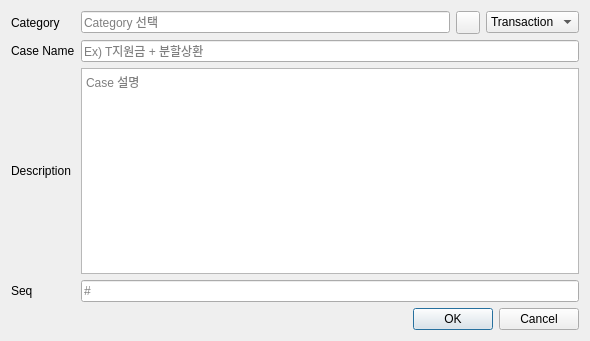
<?xml version="1.0" encoding="UTF-8"?>
<ui version="4.0">
 <class>dialog</class>
 <widget class="QDialog" name="dialog">
  <property name="geometry">
   <rect>
    <x>0</x>
    <y>0</y>
    <width>590</width>
    <height>341</height>
   </rect>
  </property>
  <property name="windowTitle">
   <string>Dialog</string>
  </property>
  <property name="windowIcon">
   <iconset resource="icon/res.qrc">
    <normaloff>:/case/add_case.png</normaloff>:/case/add_case.png</iconset>
  </property>
  <layout class="QGridLayout" name="gridLayout_4">
   <item row="0" column="0">
    <layout class="QGridLayout" name="gridLayout_3">
     <item row="4" column="1">
      <widget class="QLineEdit" name="edt_caseSeq">
       <property name="placeholderText">
        <string>#</string>
       </property>
      </widget>
     </item>
     <item row="0" column="1">
      <layout class="QGridLayout" name="gridLayout_2">
       <item row="0" column="0">
        <layout class="QGridLayout" name="gridLayout">
         <item row="0" column="2">
          <widget class="QComboBox" name="cb_caseType">
           <item>
            <property name="text">
             <string>Transaction</string>
            </property>
            <property name="icon">
             <iconset resource="icon/res.qrc">
              <normaloff>:/case/tr_test.png</normaloff>:/case/tr_test.png</iconset>
            </property>
           </item>
           <item>
            <property name="text">
             <string>UI</string>
            </property>
            <property name="icon">
             <iconset resource="icon/res.qrc">
              <normaloff>:/case/ui_test.png</normaloff>:/case/ui_test.png</iconset>
            </property>
           </item>
          </widget>
         </item>
         <item row="0" column="0">
          <widget class="QLineEdit" name="edt_category">
           <property name="text">
            <string/>
           </property>
           <property name="readOnly">
            <bool>true</bool>
           </property>
           <property name="placeholderText">
            <string>Category 선택</string>
           </property>
          </widget>
         </item>
         <item row="0" column="1">
          <widget class="QToolButton" name="btn_category">
           <property name="text">
            <string/>
           </property>
           <property name="icon">
            <iconset resource="icon/res.qrc">
             <normaloff>:/case/open_folder.png</normaloff>:/case/open_folder.png</iconset>
           </property>
          </widget>
         </item>
        </layout>
       </item>
      </layout>
     </item>
     <item row="3" column="0">
      <widget class="QLabel" name="label_4">
       <property name="text">
        <string>Description</string>
       </property>
       <property name="alignment">
        <set>Qt::AlignLeading|Qt::AlignLeft|Qt::AlignVCenter</set>
       </property>
      </widget>
     </item>
     <item row="3" column="1">
      <widget class="QTextEdit" name="edt_caseDesc">
       <property name="placeholderText">
        <string>Case 설명</string>
       </property>
      </widget>
     </item>
     <item row="2" column="0">
      <widget class="QLabel" name="label_3">
       <property name="text">
        <string>Case Name</string>
       </property>
      </widget>
     </item>
     <item row="2" column="1">
      <widget class="QLineEdit" name="edt_caseNm">
       <property name="text">
        <string/>
       </property>
       <property name="placeholderText">
        <string>Ex) T지원금 + 분할상환</string>
       </property>
      </widget>
     </item>
     <item row="0" column="0">
      <widget class="QLabel" name="label">
       <property name="text">
        <string>Category</string>
       </property>
      </widget>
     </item>
     <item row="4" column="0">
      <widget class="QLabel" name="label_2">
       <property name="text">
        <string>Seq</string>
       </property>
      </widget>
     </item>
    </layout>
   </item>
   <item row="1" column="0">
    <widget class="QDialogButtonBox" name="buttonBox">
     <property name="orientation">
      <enum>Qt::Horizontal</enum>
     </property>
     <property name="standardButtons">
      <set>QDialogButtonBox::Cancel|QDialogButtonBox::Ok</set>
     </property>
    </widget>
   </item>
  </layout>
 </widget>
 <tabstops>
  <tabstop>edt_category</tabstop>
  <tabstop>edt_caseNm</tabstop>
  <tabstop>edt_caseDesc</tabstop>
  <tabstop>edt_caseSeq</tabstop>
  <tabstop>btn_category</tabstop>
  <tabstop>cb_caseType</tabstop>
 </tabstops>
 <resources>
  <include location="icon/res.qrc"/>
 </resources>
 <connections>
  <connection>
   <sender>buttonBox</sender>
   <signal>accepted()</signal>
   <receiver>dialog</receiver>
   <slot>accept()</slot>
   <hints>
    <hint type="sourcelabel">
     <x>257</x>
     <y>331</y>
    </hint>
    <hint type="destinationlabel">
     <x>157</x>
     <y>274</y>
    </hint>
   </hints>
  </connection>
  <connection>
   <sender>buttonBox</sender>
   <signal>rejected()</signal>
   <receiver>dialog</receiver>
   <slot>reject()</slot>
   <hints>
    <hint type="sourcelabel">
     <x>325</x>
     <y>331</y>
    </hint>
    <hint type="destinationlabel">
     <x>286</x>
     <y>274</y>
    </hint>
   </hints>
  </connection>
  <connection>
   <sender>edt_category</sender>
   <signal>returnPressed()</signal>
   <receiver>btn_category</receiver>
   <slot>click()</slot>
   <hints>
    <hint type="sourcelabel">
     <x>313</x>
     <y>23</y>
    </hint>
    <hint type="destinationlabel">
     <x>469</x>
     <y>23</y>
    </hint>
   </hints>
  </connection>
 </connections>
</ui>
